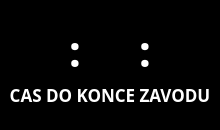
<?xml version="1.0" encoding="UTF-8"?>
<ui version="4.0">
 <class>TimeBarWidget</class>
 <widget class="QWidget" name="TimeBarWidget">
  <property name="geometry">
   <rect>
    <x>0</x>
    <y>0</y>
    <width>220</width>
    <height>130</height>
   </rect>
  </property>
  <property name="minimumSize">
   <size>
    <width>220</width>
    <height>130</height>
   </size>
  </property>
  <property name="maximumSize">
   <size>
    <width>220</width>
    <height>130</height>
   </size>
  </property>
  <property name="font">
   <font>
    <family>Radio Space Bold</family>
    <weight>50</weight>
    <bold>false</bold>
   </font>
  </property>
  <property name="windowTitle">
   <string>Form</string>
  </property>
  <property name="autoFillBackground">
   <bool>false</bool>
  </property>
  <property name="styleSheet">
   <string notr="true">background-color: black</string>
  </property>
  <widget class="QLabel" name="label_H">
   <property name="geometry">
    <rect>
     <x>10</x>
     <y>10</y>
     <width>60</width>
     <height>80</height>
    </rect>
   </property>
   <property name="font">
    <font>
     <family>Radio Space Bold</family>
     <pointsize>32</pointsize>
     <weight>75</weight>
     <bold>true</bold>
    </font>
   </property>
   <property name="styleSheet">
    <string notr="true">color: white;</string>
   </property>
   <property name="text">
    <string/>
   </property>
   <property name="alignment">
    <set>Qt::AlignCenter</set>
   </property>
  </widget>
  <widget class="QLabel" name="label_M">
   <property name="geometry">
    <rect>
     <x>80</x>
     <y>10</y>
     <width>60</width>
     <height>80</height>
    </rect>
   </property>
   <property name="font">
    <font>
     <family>Radio Space Bold</family>
     <pointsize>32</pointsize>
     <weight>75</weight>
     <bold>true</bold>
    </font>
   </property>
   <property name="autoFillBackground">
    <bool>false</bool>
   </property>
   <property name="styleSheet">
    <string notr="true">color: white;</string>
   </property>
   <property name="text">
    <string/>
   </property>
   <property name="alignment">
    <set>Qt::AlignCenter</set>
   </property>
  </widget>
  <widget class="QLabel" name="label_S">
   <property name="geometry">
    <rect>
     <x>150</x>
     <y>10</y>
     <width>60</width>
     <height>80</height>
    </rect>
   </property>
   <property name="font">
    <font>
     <family>Radio Space Bold</family>
     <pointsize>32</pointsize>
     <weight>75</weight>
     <bold>true</bold>
    </font>
   </property>
   <property name="styleSheet">
    <string notr="true">color: white;</string>
   </property>
   <property name="text">
    <string/>
   </property>
   <property name="alignment">
    <set>Qt::AlignCenter</set>
   </property>
  </widget>
  <widget class="QLabel" name="label_4">
   <property name="geometry">
    <rect>
     <x>70</x>
     <y>10</y>
     <width>10</width>
     <height>80</height>
    </rect>
   </property>
   <property name="font">
    <font>
     <family>Radio Space Bold</family>
     <pointsize>32</pointsize>
     <weight>75</weight>
     <bold>true</bold>
    </font>
   </property>
   <property name="styleSheet">
    <string notr="true">color: white;</string>
   </property>
   <property name="inputMethodHints">
    <set>Qt::ImhNone</set>
   </property>
   <property name="text">
    <string>:</string>
   </property>
   <property name="alignment">
    <set>Qt::AlignCenter</set>
   </property>
  </widget>
  <widget class="QLabel" name="label_5">
   <property name="geometry">
    <rect>
     <x>140</x>
     <y>10</y>
     <width>10</width>
     <height>80</height>
    </rect>
   </property>
   <property name="font">
    <font>
     <family>Radio Space Bold</family>
     <pointsize>32</pointsize>
     <weight>75</weight>
     <bold>true</bold>
    </font>
   </property>
   <property name="styleSheet">
    <string notr="true">color: white;</string>
   </property>
   <property name="inputMethodHints">
    <set>Qt::ImhNone</set>
   </property>
   <property name="text">
    <string>:</string>
   </property>
   <property name="alignment">
    <set>Qt::AlignCenter</set>
   </property>
  </widget>
  <widget class="QLabel" name="label">
   <property name="geometry">
    <rect>
     <x>10</x>
     <y>80</y>
     <width>200</width>
     <height>30</height>
    </rect>
   </property>
   <property name="font">
    <font>
     <family>Radio Space Bold</family>
     <pointsize>13</pointsize>
     <weight>75</weight>
     <bold>true</bold>
    </font>
   </property>
   <property name="styleSheet">
    <string notr="true">color: white;</string>
   </property>
   <property name="text">
    <string>CAS DO KONCE ZAVODU</string>
   </property>
   <property name="alignment">
    <set>Qt::AlignCenter</set>
   </property>
  </widget>
 </widget>
 <resources/>
 <connections/>
</ui>
